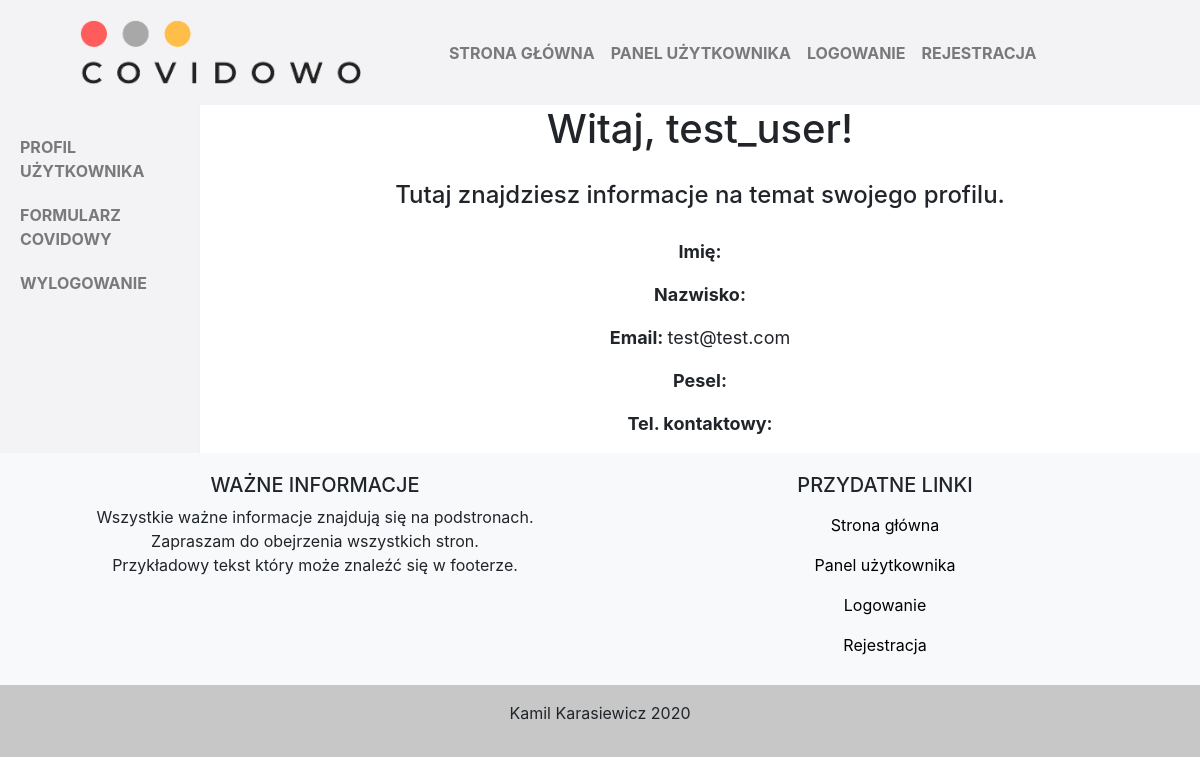
Page /dashboard (signed in) on the earlier database version.
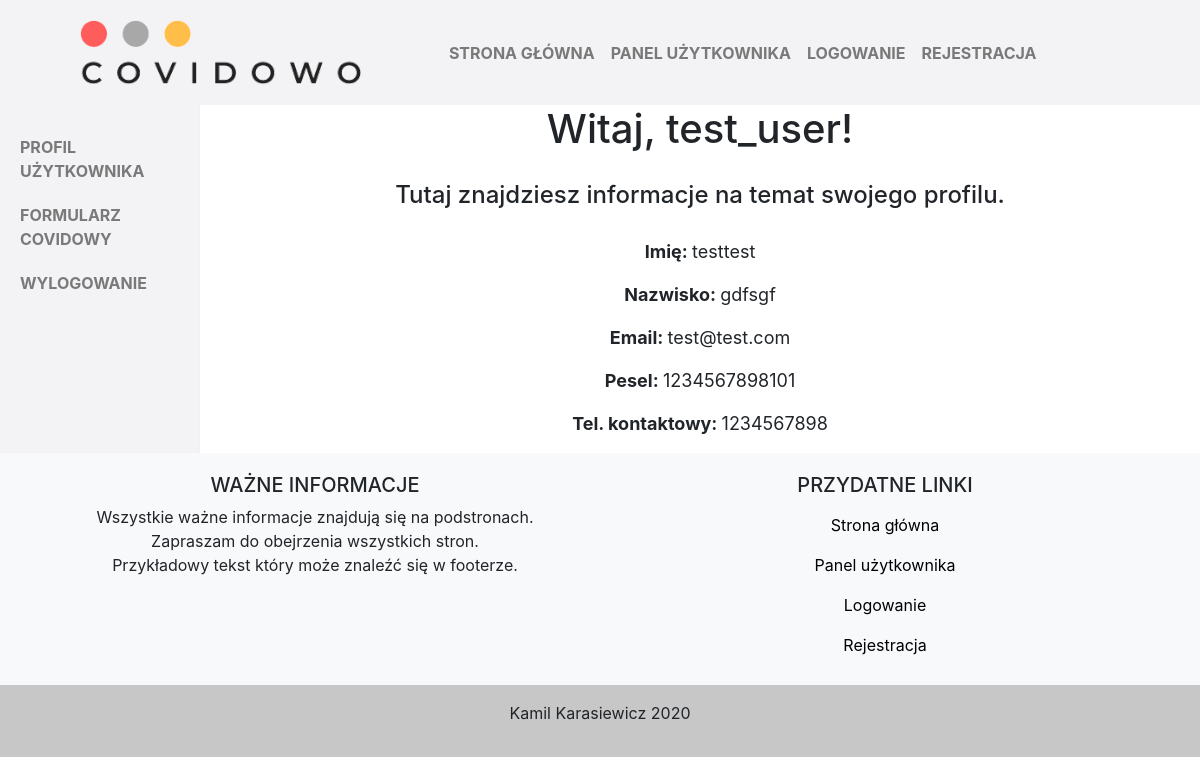
Same page on the later database version.
### app.py (models this page shows, shortened)
class User(UserMixin, db.Model):
    id = db.Column(db.Integer, primary_key=True)
    username = db.Column(db.String(25), unique=True)
    email = db.Column(db.String(50), unique=True)
    password = db.Column(db.String(80))
    informations = db.relationship('Information', backref='user')

class Information(db.Model):
    id = db.Column(db.Integer, primary_key=True)
    user_id = db.Column(db.Integer, db.ForeignKey('user.id'), nullable=False)
    name = db.Column(db.String(20))
    surname = db.Column(db.String(30))
    personal_id_number = db.Column(db.String(30))
    phone_number = db.Column(db.String(30))
    temperature = db.Column(db.Boolean, default=False)
    medicine = db.Column(db.Boolean, default=False)
    first_issues = db.Column(db.Boolean, default=False)
    second_issues = db.Column(db.Boolean, default=False)
    third_issues = db.Column(db.Boolean, default=False)

### app.py (the view)
@app.route('/dashboard')
@login_required
def dashboard():
    if (Information.query.filter_by(user_id = current_user.id).first()):
        user_informations = Information.query.filter_by(user_id = current_user.id).first()
        if (current_user.id == user_informations.user.id):
            exist_name = user_informations.name
            exist_surname = user_informations.surname
            exist_personal_id_number = user_informations.personal_id_number
            exist_phone_number = user_informations.phone_number
            return render_template('dashboard.html', username=current_user.username, email=current_user.email,
                                   name=exist_name, surname=exist_surname, personal_id_number=exist_personal_id_number,
                                   phone=exist_phone_number)
    return render_template('dashboard.html', username=current_user.username, email=current_user.email)

### app.py (called while the page is built)
@login_manager.user_loader
def load_user(user_id):
    return User.query.get(int(user_id))

### templates/dashboard.html (shortened to what this page needs)
{% extends "/base.html" %}
{% block content %}
    <div class="container-fluid dashboard">
      <div class="row">
        <div class="col-sm-2 sidebar">
          <ul class="nav-sidebar">
            <li class="active"><a href="/dashboard">Profil użytkownika</a></li>
            <li class="active"><a href="/covid">Formularz covidowy</a></li>
            <li><a href="{{ url_for('logout')}}">Wylogowanie</a></li>
          </ul>
        </div>
        <div class="col-sm-10 main">
          <h1 class="page-header">Witaj, {{ username }}!</h1>
          <div class="content">
            <div class="info-banner">
              <h4>Tutaj znajdziesz informacje na temat swojego profilu.</h4>
            </div>
            <div class="profil-information">
              <div class="row">
                <div class="col">
                  <form class = 'user-info'>
                      <label for="name"><b>Imię: </b>{{ name }}</label>
                      <label for="surname"><b>Nazwisko: </b>{{ surname }}</label>
                      <label for="adres-email"><b>Email: </b>{{ email }}</label>
                      <label for="personal-id-number"><b>Pesel: </b>{{ personal_id_number }}</label>
                      <label for="phone"><b>Tel. kontaktowy: </b>{{ phone }}</label>
                  </form>
                </div>
              </div>
            </div>
          </div>
        </div>
      </div>
    </div>
{% endblock %}

### templates/base.html (shortened to what this page needs)
<!doctype html>
<html>
<head>
    <link rel="stylesheet" href="https://stackpath.bootstrapcdn.com/bootstrap/4.3.1/css/bootstrap.min.css">
    <link rel="stylesheet" type="text/css"  href="{{url_for('static', filename='styles/style.css')}}">
    <link rel="stylesheet" type="text/css"  href="{{url_for('static', filename='styles/header.css')}}">
    <link rel="stylesheet" type="text/css"  href="{{url_for('static', filename='styles/footer.css')}}">
    <link rel="stylesheet" type="text/css"  href="{{url_for('static', filename='styles/mobile.css')}}">
    <link rel="stylesheet" type="text/css"  href="{{url_for('static', filename='styles/dashboard.css')}}">
    <link rel="stylesheet" href="https://cdnjs.cloudflare.com/ajax/libs/font-awesome/4.7.0/css/font-awesome.min.css">
</head>
<body>
<header class="top-header">
    <section class="nav-wrapper">
      <div class="container">
        <div class="row align-items-center">
          <div class="col-4 text-center logo ">
            <a href="/" class="top-header-logo"><img src="{{url_for('static', filename='images/logo.png')}}" alt="Projekt zaliczeniowy"></a>
          </div>
          <div class="col-8">
            <nav class="navbar navbar-expand-lg navbar-light bg-light">
              <div class="collapse navbar-collapse" id="navbarSupportedContent">
                <ul class="navbar-nav mr-auto">
                  <li class="nav-item">
                    <a class="nav-link" href="/">Strona główna<span class="sr-only">(current)</span></a>
                  </li>
                  <li class="nav-item">
                    <a class="nav-link" href="/dashboard">Panel użytkownika</a>
                  </li>
                  <li class="nav-item">
                    <a class="nav-link" href="/login">Logowanie</a>
                  </li>
                  <li class="nav-item">
                    <a class="nav-link" href="/signup">Rejestracja</a>
                  </li>
                </ul>
              </div>
            </nav>
          </div>
        </div>
      </div>
    </section>
  </header>
<main class="main">
{% block content %} {% endblock  %}
</main>
<footer class="bg-light text-center text-lg-start footer">
  <div class="container">
    <div class="row row-footer">
      <div class="col-lg-6 column-information">
        <h5 class="text-uppercase">Ważne informacje</h5>
        <p>
            Wszystkie ważne informacje znajdują się na podstronach. </br>
            Zapraszam do obejrzenia wszystkich stron. </br>
            Przykładowy tekst który może znaleźć się w footerze.
        </p>
      </div>
      <div class="col-lg-6  column-useful-links">
        <h5 class="text-uppercase">Przydatne linki</h5>
        <ul class="list-unstyled mb-0">
         <li class="nav-item">
             <a class="nav-link" href="/">Strona główna</a>
         </li>
            <li class="nav-item">
                <a class="nav-link" href="/dashboard">Panel użytkownika</a>
            </li>
            <li class="nav-item">
                <a class="nav-link" href="/login">Logowanie</a>
            </li>
            <li class="nav-item">
                <a class="nav-link" href="/signup">Rejestracja</a>
            </li>
        </ul>
      </div>
    </div>
  </div>
  <div class="text-center p-3" style="background-color: rgba(0, 0, 0, 0.2)">
    <p>Kamil Karasiewicz 2020</p>
  </div>
</footer>
</body>
</html>

### static/styles/style.css (style rules this page uses)
li { list-style: none; }
ul { margin-bottom: 0px !important; }
.content .info-banner { padding: 20px 0px; }

### static/styles/header.css (style rules this page uses)
.top-header .nav-wrapper { padding: 20px 0px; background-color: rgba(240, 241, 243, 0.8); }
.navbar { background-color: transparent !important; }
#navbarSupportedContent ul li .nav-link { text-transform: uppercase; font-weight: bold; }

### static/styles/footer.css (style rules this page uses)
.column-useful-links ul li a { color: #000000; }
.row-footer div { padding: 20px 5px; }

### static/styles/dashboard.css (style rules this page uses)
.profil-information div div form label { font-size: 18px; display:block; margin-bottom: 1rem; }
.sidebar { background-color: rgba(240, 241, 243, 0.8); border-right: 2px solid rgba(240, 241, 243, 0.9); }
.sidebar ul { padding: 10px 0px; }
.sidebar ul li a { text-transform: uppercase; font-weight: bold; color: rgba(0,0,0,0.5); }
.sidebar ul li { margin: 20px 5px; }
.info-banner h4 { text-align:center; }
.page-header { text-align:center; }
.user-form, .profil-information div div form { margin-left: auto; margin-right: auto; width:75%; }
.user-info { text-align: center; }

Differences in the rows shown:
added Information: name "testtest", surname "gdfsgf", personal_id_number "1234567898101", phone_number "1234567898"
